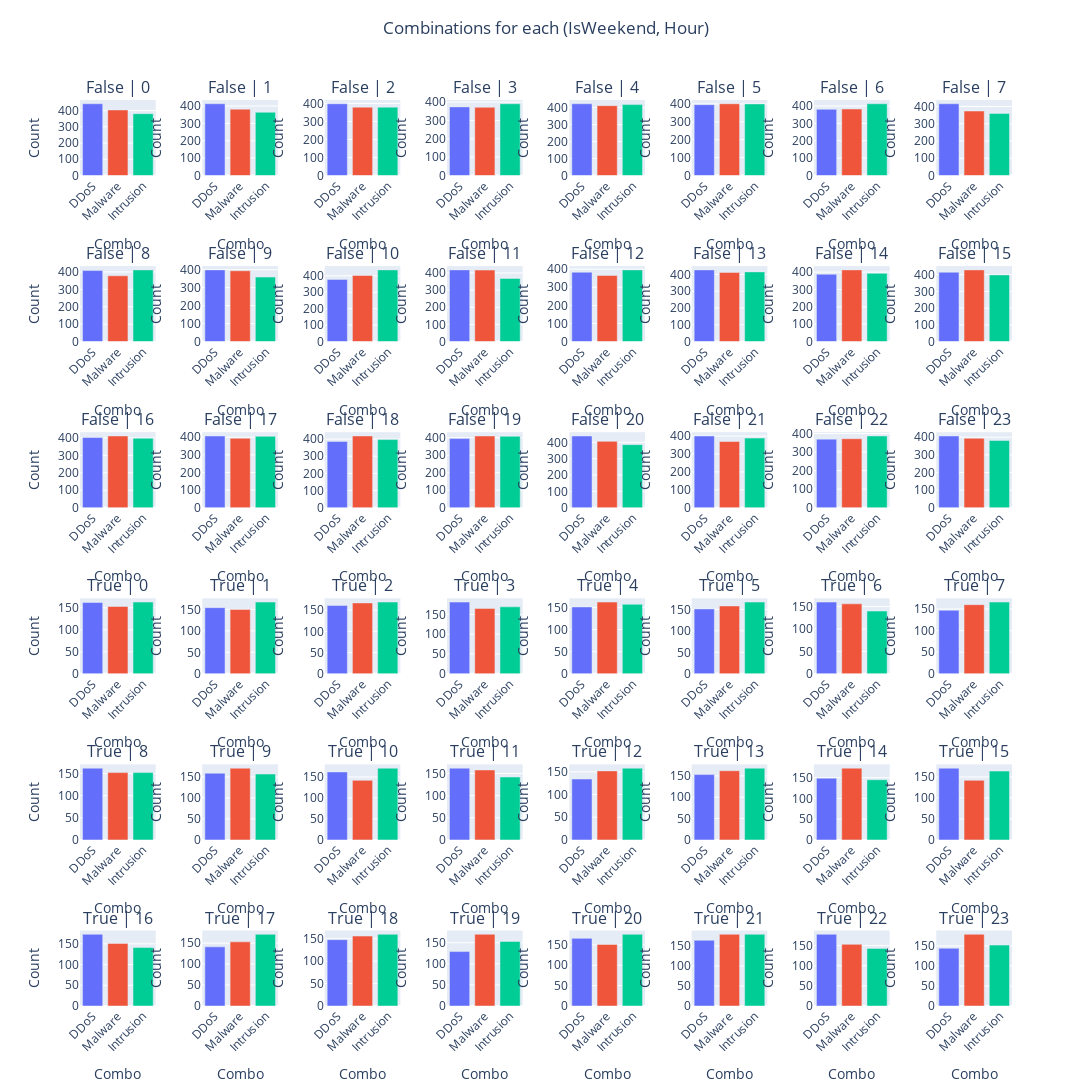

Notebook cell for this chart:
### Code cell
# Get unique combinations of first 3 features
unique_combos = temp_data.index.unique()
attack_types = ["DDoS", "Malware", "Intrusion"]

# Create subplots - one for each (Traffic Type, Protocol, Packet Type) combination
num_combos = len(unique_combos)
nb_cols = 8
nb_rows = (num_combos + nb_cols -1) // nb_cols  # 3 columns per row

fig = make_subplots(
    rows=nb_rows,
    cols=nb_cols,
    subplot_titles=[f"{c[0]} | {c[1]}" for c in unique_combos],
    vertical_spacing=0.1,
    horizontal_spacing=0.05,
)

for idx, combo in enumerate(unique_combos):
    row = (idx // nb_cols) + 1
    col = (idx % nb_cols) + 1
    for i, attack_type in enumerate(attack_types):
        fig.add_trace(
            go.Bar(
                x=[attack_type],
                y=[temp_data.loc[combo, attack_type]],
                name=attack_type,
                marker_color=palette[i % len(palette)],
                legendgroup=attack_type,
                showlegend=False
            ),
            row=row, col=col
        )
        
    fig.update_xaxes(title_text="Combo", row=row, col=col, tickangle=-45)
    fig.update_yaxes(title_text="Count", row=row, col=col)

fig.update_layout(
    height=200 * nb_rows,
    width=1600,
    title={
        'text': f"Combinations for each ({', '.join(combination)})",
        'y': 0.98,
        'x': 0.5,
        'xanchor': 'center',
        'yanchor': 'top'
    },
    barmode='group',
    showlegend=True
)

fig.show()
